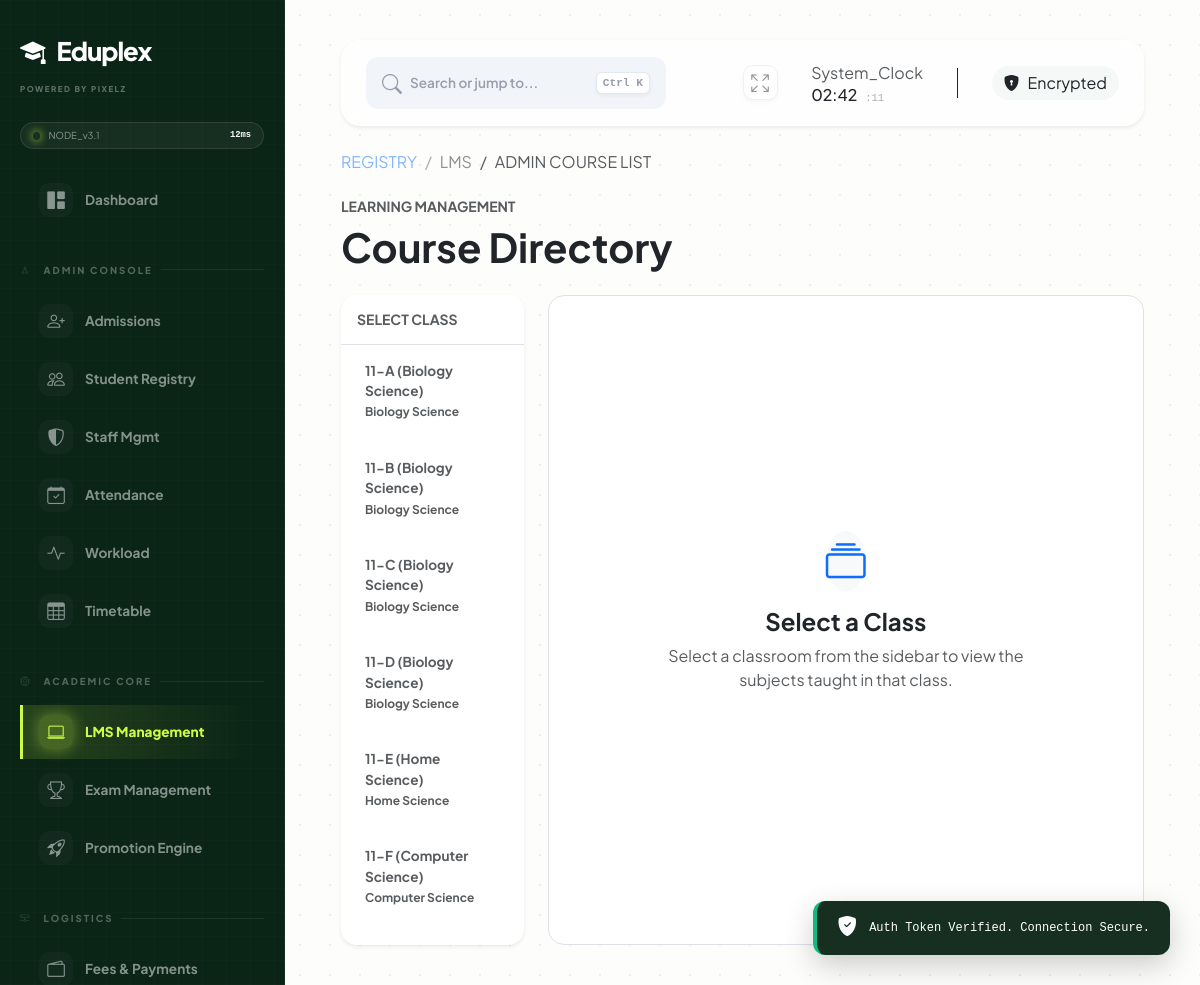
/lms/manage/directory/ (signed in), run on the app's committed database.
### admission/models.py (models this page shows, shortened)
class ClassRoom(models.Model):
    STANDARD_CHOICES = [(str(i), str(i)) for i in range(1, 13)]
    DIVISION_CHOICES = [
        ('A1', 'A1'), ('A2', 'A2'), ('B1', 'B1'), ('B2', 'B2'),
        ('C1', 'C1'), ('C2', 'C2'), ('D1', 'D1'), ('D2', 'D2'),
        ('E1', 'E1'), ('E2', 'E2'), ('F1', 'F1'), ('F2', 'F2'),
        ('G1', 'G1'), ('G2', 'G2'), ('H1', 'H1'), ('H2', 'H2'),
        ('I1', 'I1'), ('I2', 'I2'), ('J1', 'J1'), ('J2', 'J2'),
        ('K1', 'K1'), ('K2', 'K2'), ('A', 'A'), ('B', 'B'), ('C', 'C'), ('D', 'D')
    ]
    standard = models.CharField(max_length=5, choices=STANDARD_CHOICES)
    division = models.CharField(max_length=5, choices=DIVISION_CHOICES)
    stream = models.ForeignKey(Stream, on_delete=models.SET_NULL, null=True, blank=True)
    class_teacher = models.OneToOneField(
        'staff.Staff',
        on_delete=models.SET_NULL,
        null=True,
        blank=True,
        related_name='class_teacher_of',
        help_text="The teacher in charge of this specific class."
    )
    name = models.CharField(max_length=100, blank=True, editable=False)
    total_seats = models.IntegerField(default=60)
    class Meta:
        unique_together = ['standard', 'division']
        ordering = ['standard', 'division']

### school_system/models.py (models this page shows, shortened)
class Stream(models.Model):
    name = models.CharField(max_length=50, unique=True)

### lms/views.py (the view, shortened to what this page needs)
# urls.py: path('manage/directory/', views.admin_course_list, name='admin_course_list'),
@login_required
@user_passes_test(is_staff)
def admin_course_list(request):
    allowed_classes = get_teacher_allowed_classes(request.user).order_by('standard', 'division')
    selected_class_id = request.GET.get('class_id')
    selected_classroom = None
    subjects = []
    return render(request, 'lms/admin_course_list.html', {
        'classrooms': allowed_classes,
        'selected_classroom': selected_classroom,
        'courses': subjects,
    })

### dashboard/templatetags/dashboard_extras.py (called while the page is built)
@register.filter(name='replace_chars')
def replace_chars(value, arg):
    if not value:
        return ""
    try:
        old, new = arg.split(',')
        return str(value).replace(old, new)
    except:
        return value

### lms/views.py (called while the page is built)
def is_admin_or_dept_admin(user):
    return user.is_superuser or user.groups.filter(name__in=['Admin', 'Dept_Admin']).exists()

def is_staff(user):
    return user.is_superuser or user.groups.filter(name__in=['Admin', 'Dept_Admin', 'Staff', 'Teacher']).exists()

def get_teacher_allowed_classes(user):
    if is_admin_or_dept_admin(user):
        return ClassRoom.objects.all()
    assigned_class_ids = SubjectAllocation.objects.filter(staff__user=user).values_list('classroom_id', flat=True)
    return ClassRoom.objects.filter(id__in=assigned_class_ids).distinct()

### templates/lms/admin_course_list.html (shortened to what this page needs)
{% extends 'base.html' %}
{% block content %}
<div class="d-flex justify-content-between align-items-end mb-4">
    <div>
        <h6 class="text-uppercase text-muted fw-bold small mb-2 ls-1">Learning Management</h6>
        <h2 class="fw-bold m-0 text-dark display-6">Course Directory</h2>
    </div>
</div>
<div class="row g-4">
    <div class="col-md-3">
        <div class="card border-0 shadow-sm rounded-4 overflow-hidden">
            <div class="card-header bg-white border-bottom p-3">
                <h6 class="fw-bold m-0 text-uppercase small text-muted">Select Class</h6>
            </div>
            <div class="list-group list-group-flush" style="max-height: 600px; overflow-y: auto;">
                {% for classroom in classrooms %}
                <a href="?class_id={{ classroom.id }}"
                   class="list-group-item list-group-item-action border-0 py-3 px-4 d-flex justify-content-between align-items-center
                   {% if selected_classroom.id == classroom.id %}bg-primary-subtle text-primary fw-bold{% else %}text-muted{% endif %}">
                    <div>
                        <span class="d-block">{{ classroom.name }}</span>
                        <small style="font-size: 0.75rem;">{{ classroom.stream.name|default:"General" }}</small>
                    </div>
                </a>
                {% endfor %}
            </div>
        </div>
    </div>
    <div class="col-md-9">
        {% if selected_classroom %}
            <div class="d-flex align-items-center justify-content-between mb-3">
                <h5 class="fw-bold text-dark m-0">Curriculum for {{ selected_classroom.name }}</h5>
                <span class="badge bg-white text-muted border shadow-sm">{{ courses.count }} Subjects</span>
            </div>
            <div class="row g-3">
                {% for subject in courses %}
                <div class="col-xl-4 col-md-6">
                    <div class="card border-0 shadow-hover h-100 rounded-4 overflow-hidden position-relative">
                        <div class="position-absolute top-0 start-0 h-100" style="width: 4px;
                            background: {% if subject.subject_type == 'Core' %}#4f46e5{% elif subject.subject_type == 'Language' %}#10b981{% else %}#f59e0b{% endif %};">
                        </div>
                        <div class="card-body p-4 ps-4">
                            <div class="d-flex justify-content-between mb-3">
                                <span class="badge rounded-pill border fw-bold
                                    {% if subject.subject_type == 'Core' %}bg-primary-subtle text-primary border-primary-subtle
                                    {% elif subject.subject_type == 'Language' %}bg-success-subtle text-success border-success-subtle
                                    {% else %}bg-warning-subtle text-warning border-warning-subtle{% endif %}">
                                    {{ subject.subject_type }}
                                </span>
                                {% if subject.code %}
                                <small class="text-muted font-monospace">{{ subject.code }}</small>
                                {% endif %}
                            </div>
                            <h5 class="fw-bold text-dark mb-1">{{ subject.name }}</h5>
                            <p class="text-muted small mb-3 text-truncate">Stream: {{ selected_classroom.stream.name }}</p>
                            <div class="d-grid gap-2">
                                <a href="{% url 'lms:index' %}?filter_subject={{ subject.id }}" class="btn btn-light btn-sm rounded-pill fw-bold text-dark">
                                    <i class="bi bi-journal-text me-2"></i>Manage Content
                                </a>
                            </div>
                        </div>
                    </div>
                </div>
                {% empty %}
                <div class="col-12 text-center py-5">
                    <div class="icon-square bg-light text-muted rounded-circle mx-auto mb-3">
                        <i class="bi bi-journal-x fs-2"></i>
                    </div>
                    <h6 class="fw-bold text-muted">No Subjects Found</h6>
                    <p class="small text-muted">No subjects match the stream requirements for this class.</p>
                </div>
                {% endfor %}
            </div>
        {% else %}
            <div class="h-100 d-flex flex-column align-items-center justify-content-center text-center p-5 bg-white rounded-4 border border-dashed">
                <div class="icon-square-lg bg-light text-primary rounded-circle mb-3">
                    <i class="bi bi-collection fs-1"></i>
                </div>
                <h4 class="fw-bold text-dark">Select a Class</h4>
                <p class="text-muted" style="max-width: 400px;">
                    Select a classroom from the sidebar to view the subjects taught in that class.
                </p>
            </div>
        {% endif %}
    </div>
</div>
{% endblock %}

### templates/base.html (style rules this page uses)
:root { --bg-body: #fdfdfc; --bg-sidebar: #0a2416; --primary-lime: #cbfb45; --theme-accent-dark: #217346; --text-muted: #9a9cae; --white: #ffffff; --transition-smooth: all 0.4s cubic-bezier(0.16, 1, 0.3, 1); --sidebar-width: 285px; }
html, body { height: 100%; width: 100%; margin: 0; padding: 0; overflow: hidden; background-color: var(--bg-body); font-family: 'Plus Jakarta Sans', sans-serif; -webkit-tap-highlight-color: transparent; }
.sidebar-brand, .status-badge, .list-group, .user-terminal-card, .logout-form { position: relative; z-index: 1; }
.list-group { flex-shrink: 0; display: flex; flex-direction: column; gap: 4px; }
.list-group-item { background: transparent; border: none; color: rgba(255, 255, 255, 0.5); padding: 10px 16px; font-weight: 700; border-radius: 12px; display: flex; align-items: center; text-decoration: none; transition: var(--transition-smooth); font-size: 0.85rem; position: relative; border-left: 3px solid transparent; overflow: visible; }
.list-group-item::before { content: ''; position: absolute; top: 0; left: 0; width: 100%; height: 100%; background: linear-gradient(90deg, rgba(203, 251, 69, 0.08) 0%, transparent 100%); opacity: 0; transition: 0.3s; pointer-events: none; border-radius: 0 12px 12px 0; }

### data on the page
ClassRoom: name "11-A (Biology Science)", stream.name "Biology Science"
ClassRoom: name "11-B (Biology Science)", stream.name "Biology Science"
ClassRoom: name "11-C (Biology Science)", stream.name "Biology Science"
ClassRoom: name "11-D (Biology Science)", stream.name "Biology Science"
ClassRoom: name "11-E (Home Science)", stream.name "Home Science"
ClassRoom: name "11-F (Computer Science)", stream.name "Computer Science"

### other printed values
{{ request.resolver_match.app_name }} "LMS"
{{ request.resolver_match.url_name|replace_chars:"_, " }} "ADMIN COURSE LIST"
